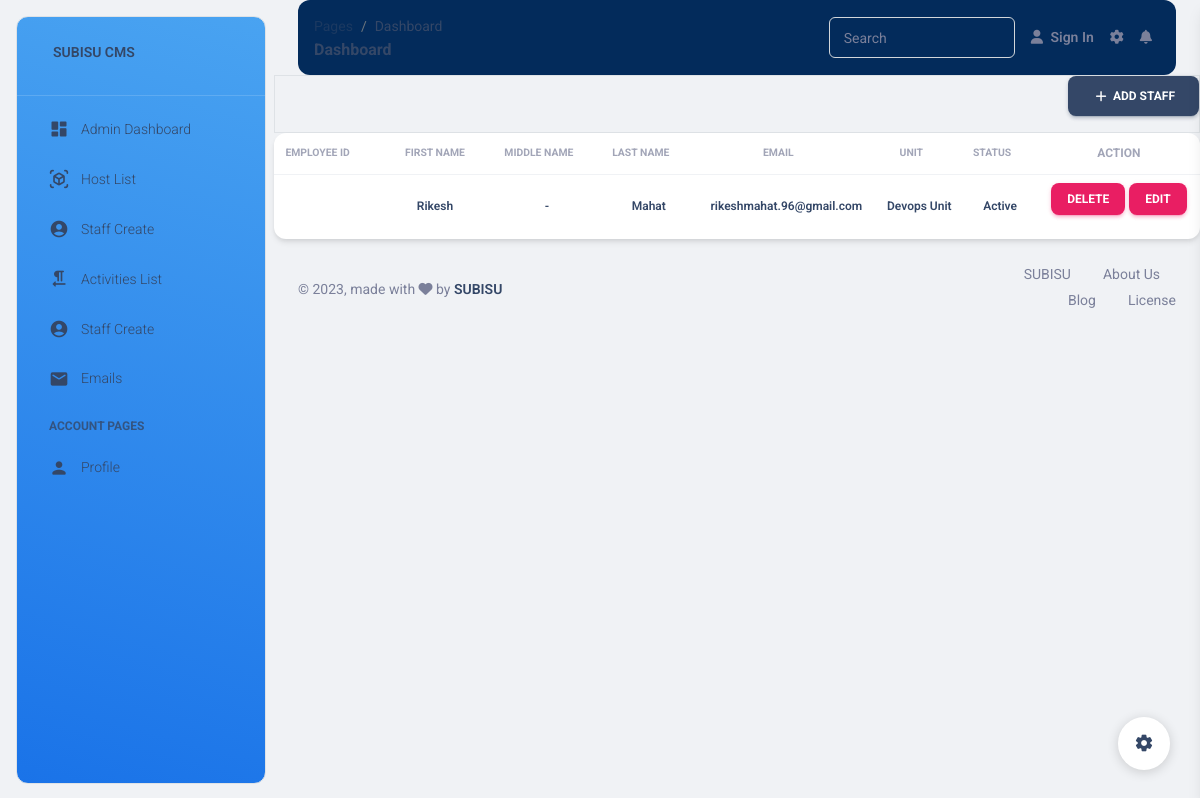
Page /staffs/ on the earlier database version.
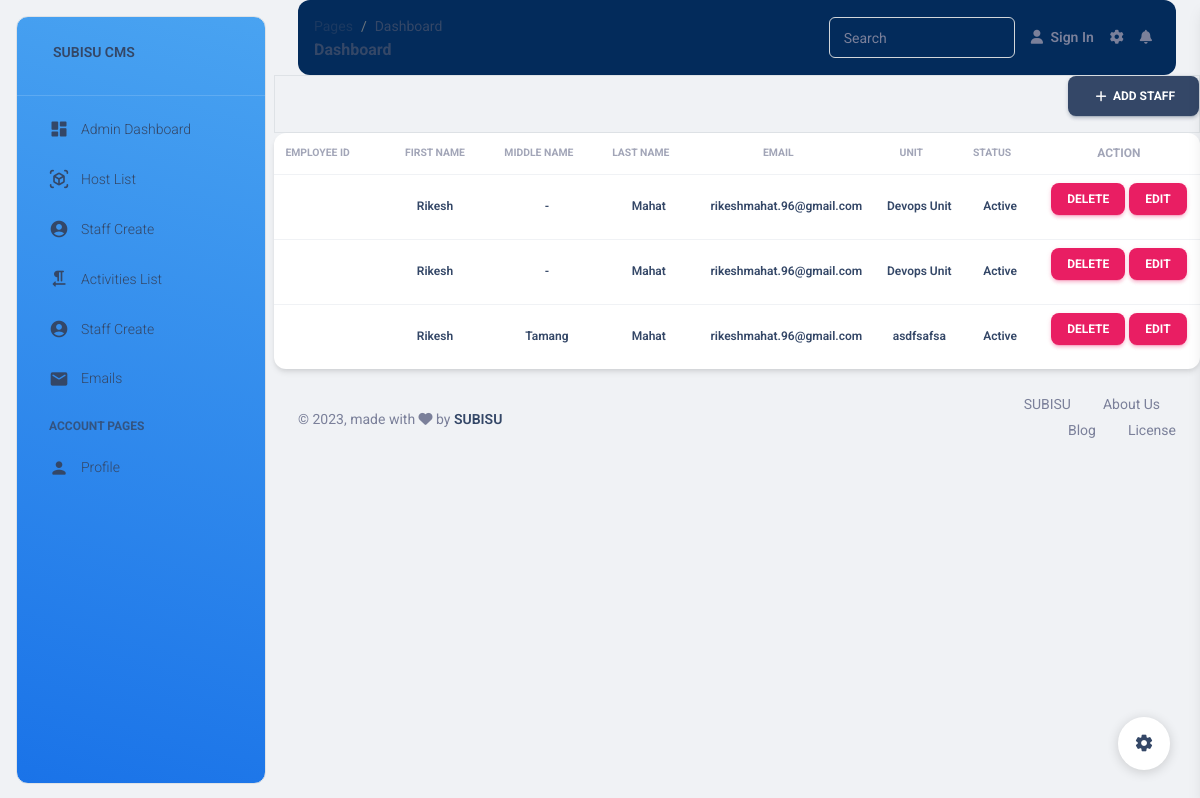
Same page on the later database version.
### Models/staffs.py (models this page shows, shortened)
class Staffs(models.Model):
    firstName = models.CharField(max_length = 100)
    middleName = models.CharField(max_length=100, null = True, blank = True)
    lastName = models.CharField(max_length=100)
    empId = models.IntegerField()
    unitId = models.ForeignKey(Units, on_delete=models.PROTECT)
    email = models.EmailField()
    status = models.BooleanField(default= True)

### Models/units.py (models this page shows)
class Units(models.Model):
    name = models.CharField(max_length = 100)
    departmentId = models.ForeignKey(Departments, on_delete=models.PROTECT)
    unitHead = models.CharField(max_length=100)
    email = models.EmailField()
    status = models.BooleanField(default=True)
    def __str__(self):
        return self.name

### subisu/views.py (the view)
# urls.py: path('staffs/', display_staffs, name='staffs'),
def display_staffs(request):
    staffs = Staffs.objects.all()
    context = {
        'staffs' : staffs
    }
    return render(request, 'subisu/staffs.html', context)

### templates/subisu/staffs.html
{%extends 'subisu/base.html' %}
{%block start%}
<div class="d-flex justify-content-end border">
  <a class="btn btn-icon btn-3 btn-dark ml-auto" href="{%url 'create_staff' %}">
    <span class="btn-inner--icon"><i class="material-icons">add</i></span>
    <span class="btn-inner--text">Add Staff</span>
  </a>
</div>
<div class="card">
  <div class="table-responsive">
    <table class="table align-items-center mb-0">
      <thead>
        <tr>
            <th class="text-center text-uppercase text-secondary text-xxs font-weight-bolder opacity-7 ps-2">Employee Id</th>
            <th class="text-center text-uppercase text-secondary text-xxs font-weight-bolder opacity-7">First Name</th>
            <th class="text-center text-uppercase text-secondary text-xxs font-weight-bolder opacity-7 ps-2">Middle Name</th>
            <th class="text-center text-uppercase text-secondary text-xxs font-weight-bolder opacity-7 ps-2">Last Name</th>
            <th class="text-center text-uppercase text-secondary text-xxs font-weight-bolder opacity-7 ps-2">email</th>
            <th class="text-center text-uppercase text-secondary text-xxs font-weight-bolder opacity-7 ps-2">Unit</th>
            <th class="text-center text-uppercase text-secondary text-xxs font-weight-bolder opacity-7 ps-2">Status</th>
            <th class="text-center text-uppercase text-secondary text-xs font-weight-bolder opacity-7">Action</th>
        </tr>
      </thead>
      <tbody>
        {% for staff in staffs %}
            <tr>
              <td class="align-middle text-center"><h6 class="mb-0 text-xs">{{staff.fempId}}</h6></td>
              <td class="align-middle text-center"><h6 class="mb-0 text-xs">{{ staff.firstName }}</h6></td>
              <td class="align-middle text-center"><h6 class="mb-0 text-xs">{%if  staff.middleName%}{{ staff.middleName }}{%else%}-{%endif%}</h6></td>
              <td class="align-middle text-center"><h6 class="mb-0 text-xs">{{ staff.lastName }}</h6></td>
              <td class="align-middle text-center"><h6 class="mb-0 text-xs">{{ staff.email }}</h6></td>
              <td class="align-middle text-center"><h6 class="mb-0 text-xs">{{ staff.unitId }}</h6></td>
              <td class="align-middle text-center"><h6 class="mb-0 text-xs">{%if staff.status%} Active {%else%} Inactive {%endif%}</h6></td>
              <td class="text-center "><a href="{%url 'delete_staff' staff.id%}" class="btn btn-primary btn-sm">Delete </a>&nbsp;<a href="" class="btn btn-primary btn-sm">Edit</a></td>
            </tr>
        {% endfor %}
      </tbody>
    </table>
  </div>
</div>
{%endblock%}

### templates/subisu/base.html (shortened to what this page needs)
{% load static %}
<!DOCTYPE html>
<html lang="en">
<head>
  <link href="{% static './assets/css/nucleo-icons.css" ' %} rel="stylesheet" />
  <link href="./assets/css/nucleo-svg.css" rel="stylesheet" />
  <link id="pagestyle" href="{% static 'assets/css/material-dashboard.min.css' %}?v=2.1.2" rel="stylesheet" />
<link rel="stylesheet" href="https://cdnjs.cloudflare.com/ajax/libs/tempusdominus-bootstrap-4/5.1.2/css/tempusdominus-bootstrap-4.min.css" />
</head>
<body class="g-sidenav-show  bg-gray-200">
    {%include 'subisu/sidenav.html'%}
    {%include 'subisu/mainnav.html'%}
    {%block start %}
    {%endblock%}
    {%include 'subisu/footer.html'%}
  </body>
  </html>

### templates/subisu/sidenav.html (shortened to what this page needs)
<aside class="sidenav navbar navbar-vertical navbar-expand-xs border border-radius-xl my-3 fixed-start ms-3   bg-gradient-info" id="sidenav-main">
    <div class="sidenav-header">
      <a class="navbar-brand m-0" href=" " target="_blank">
        <span class="ms-1 font-weight-bold text-dark">SUBISU CMS</span>
      </a>
    </div>
    <hr class="horizontal light mt-0 mb-2">
    <div class="collapse navbar-collapse  w-auto  max-height-vh-100" id="sidenav-collapse-main">
      <ul class="navbar-nav">
        <li class="nav-item">
          <a class="nav-link text-dark" href="{%url 'dashboard' %}">
            <div class="text-dark text-center me-2 d-flex align-items-center justify-content-center">
              <i class="material-icons opacity-10">dashboard</i>
            </div>
            <span class="nav-link-text ms-1">Admin Dashboard</span>
          </a>
        </li>
        <li class="nav-item">
          <a class="nav-link text-dark " href="{%url 'hosts'%}">
            <div class="text-dark text-center me-2 d-flex align-items-center justify-content-center">
                <i class="material-icons opacity-10">view_in_ar</i>
            </div>
            <span class="nav-link-text ms-1">Host List</span>
          </a>
        </li>
        <li class="nav-item">
          <a class="nav-link text-dark " href="{%url 'admins'%}">
            <div class="text-dark text-center me-2 d-flex align-items-center justify-content-center">
              <i class="material-icons opacity-10">account_circle</i>
            </div>
            <span class="nav-link-text ms-1">Staff Create</span>
          </a>
        </li>
        <li class="nav-item">
          <a class="nav-link text-dark " href="{%url 'activities'%}">
            <div class="text-dark text-center me-2 d-flex align-items-center justify-content-center">
              <i class="material-icons opacity-10">format_textdirection_r_to_l</i>
            </div>
            <span class="nav-link-text ms-1">Activities List</span>
          </a>
        </li>
        <li class="nav-item">
          <a class="nav-link text-dark " href="">
            <div class="text-dark text-center me-2 d-flex align-items-center justify-content-center">
              <i class="material-icons opacity-10">account_circle</i>
            </div>
            <span class="nav-link-text ms-1">Staff Create</span>
          </a>
        </li>
        <li class="nav-item">
          <a class="nav-link text-dark " href="{%url 'emails' %}">
            <div class="text-dark text-center me-2 d-flex align-items-center justify-content-center">
              <i class="material-icons opacity-10">mail</i>
            </div>
            <span class="nav-link-text ms-1">Emails</span>
          </a>
        </li>
        <li class="nav-item mt-3">
          <h6 class="ps-4 ms-2 text-uppercase text-xs text-dark font-weight-bolder opacity-8">Account pages</h6>
        </li>
        <li class="nav-item">
          <a class="nav-link text-dark " href="./pages/profile.html">
            <div class="text-dark text-center me-2 d-flex align-items-center justify-content-center">
              <i class="material-icons opacity-10">person</i>
            </div>
            <span class="nav-link-text ms-1">Profile</span>
          </a>
        </li>
      </ul>
    </div>
  </aside>

### templates/subisu/mainnav.html (shortened to what this page needs)
<main class="main-content position-relative max-height-vh-100 h-100 border-radius-lg mb-5">
    <nav class="navbar navbar-main navbar-expand-lg px-0 mx-4 text-white shadow-none border-radius-xl" id="navbarBlur" navbar-scroll="true" style="background-color:rgba(3,43,91,255)">
      <div class="container-fluid py-1 px-3">
        <nav aria-label="breadcrumb">
          <ol class="breadcrumb bg-transparent mb-0 pb-0 pt-1 px-0 me-sm-6 me-5">
            <li class="breadcrumb-item text-sm"><a class="opacity-5 text-dark" href="javascript:;">Pages</a></li>
            <li class="breadcrumb-item text-sm text-dark active" aria-current="page">Dashboard</li>
          </ol>
          <h6 class="font-weight-bolder mb-0">Dashboard</h6>
        </nav>
        <div class="collapse navbar-collapse mt-sm-0 mt-2 me-md-0 me-sm-4" id="navbar">
          <div class="ms-md-auto pe-md-3 d-flex align-items-center">
            <form method="GET" action="">
            <div class="input-group input-group-outline">
              <label class="form-label">Search</label>
              <input type="text" class="form-control">
            </div>
          </form>
          </div>
          <ul class="navbar-nav  justify-content-end">
            {%if not request.user.is_authenticated%}
            <li class="nav-item d-flex align-items-center">
              <a href="{%url 'login'%}" class="nav-link text-body font-weight-bold px-0">
                <i class="fa fa-user me-sm-1"></i>
                <span class="d-sm-inline d-none">Sign In</span>
              </a>
            </li>
            {%endif%}
            <li class="nav-item px-3 d-flex align-items-center">
              <a href="javascript:;" class="nav-link text-body p-0">
                <i class="fa fa-cog fixed-plugin-button-nav cursor-pointer"></i>
              </a>
            </li>
            <li class="nav-item dropdown pe-2 d-flex align-items-center">
              <a href="javascript:;" class="nav-link text-body p-0" id="dropdownMenuButton" data-bs-toggle="dropdown" aria-expanded="false">
                <i class="fa fa-bell cursor-pointer"></i>
              </a>
            </li>
          </ul>
        </div>
      </div>
    </nav>

### templates/subisu/footer.html (shortened to what this page needs)
<footer class="footer py-4">
    <div class="container-fluid">
      <div class="row align-items-center justify-content-lg-between">
        <div class="col-lg-4 mb-lg-0 mb-4">
          <div class="copyright text-center text-sm text-muted text-lg-start">
            © ,
            made with <i class="fa fa-heart"></i> by
            <a href="https://www.creative-tim.com" class="font-weight-bold" target="_blank">SUBISU</a>
          </div>
        </div>
        <div class="col-lg-3">
          <ul class="nav nav-footer justify-content-center justify-content-lg-end">
            <li class="nav-item">
              <a href="https://www.creative-tim.com" class="nav-link text-muted" target="_blank">SUBISU</a>
            </li>
            <li class="nav-item">
              <a href="https://www.creative-tim.com/presentation" class="nav-link text-muted" target="_blank">About Us</a>
            </li>
            <li class="nav-item">
              <a href="https://www.creative-tim.com/blog" class="nav-link text-muted" target="_blank">Blog</a>
            </li>
            <li class="nav-item">
              <a href="https://www.creative-tim.com/license" class="nav-link pe-0 text-muted" target="_blank">License</a>
            </li>
          </ul>
        </div>
      </div>
    </div>
  </footer>
</main>
<div class="fixed-plugin">
<a class="fixed-plugin-button text-dark position-fixed px-3 py-2">
  <i class="material-icons py-2">settings</i>
</a>
</div>

Differences in the rows shown:
added Staffs: firstName "Rikesh", lastName "Mahat", email "rikeshmahat.96@gmail.com", unitId "Devops Unit", status "Active"
added Staffs: firstName "Rikesh", middleName "Tamang", lastName "Mahat", email "rikeshmahat.96@gmail.com", unitId "asdfsafsa", status "Active"
